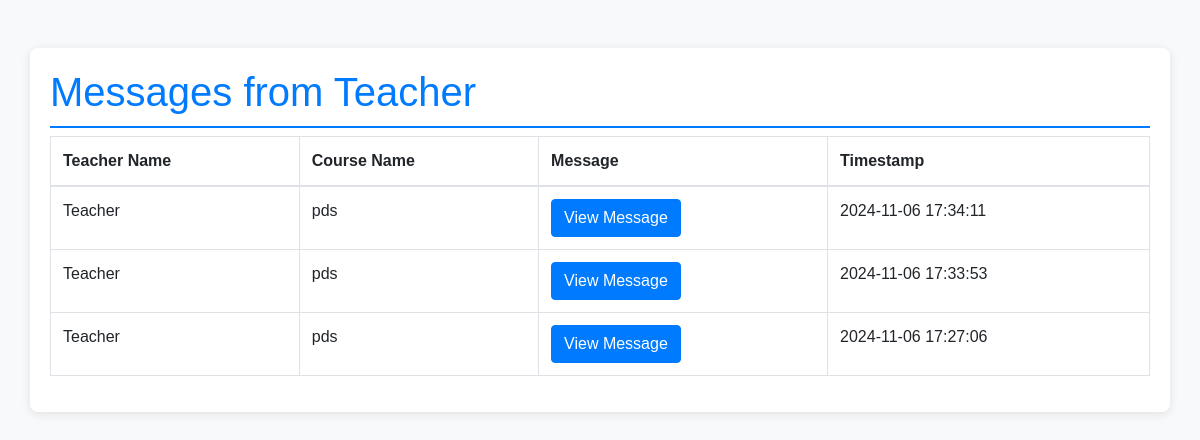
Page /parent/Parent-meeting.php (signed in) on the committed database.
### tables this page shows
CREATE TABLE `communication` (
  `id` int(11) NOT NULL,
  `teacher_id` int(11) NOT NULL,
  `student_id` int(11) NOT NULL,
  `parent_id` int(11) NOT NULL,
  `message` text NOT NULL,
  `timestamp` timestamp NOT NULL DEFAULT current_timestamp(),
  `course_id` int(11) NOT NULL
);

CREATE TABLE `accounts` (
  `id` int(11) NOT NULL,
  `type` varchar(50) NOT NULL,
  `email` varchar(50) NOT NULL,
  `password` text NOT NULL,
  `name` text NOT NULL,
  `class_id` int(11) DEFAULT NULL,
  `phone` varchar(15) NOT NULL
);

CREATE TABLE `courses` (
  `id` int(11) NOT NULL,
  `class_id` int(11) NOT NULL,
  `name` text NOT NULL,
  `category` text NOT NULL,
  `duration` text NOT NULL,
  `date` datetime NOT NULL,
  `image` text NOT NULL,
  `teacher_id` int(11) NOT NULL
);

### parent/Parent-meeting.php (the view, shortened to what this page needs)
<?php
include('../includes/config.php');
$parent_id = $_SESSION['parent_id'];
$child_query = "SELECT child_id FROM Parents WHERE id = '$parent_id'";
$child_result = mysqli_query($db_conn, $child_query);
$child_row = mysqli_fetch_assoc($child_result);
$child_id = $child_row['child_id'] ?? null;
$messages = [];
if ($child_id) {
    $message_query = "
        SELECT c.id, c.message, c.timestamp, a.name AS teacher_name, cr.name AS course_name
        FROM Communication c
        JOIN accounts a ON c.teacher_id = a.id
        JOIN Courses cr ON c.course_id = cr.id
        WHERE c.student_id = '$child_id'
        ORDER BY c.timestamp DESC
    ";
    $message_result = mysqli_query($db_conn, $message_query);
    while ($message_row = mysqli_fetch_assoc($message_result)) {
        $messages[] = $message_row;
    }
}
?>
<!DOCTYPE html>
<html lang="en">
<head>
    <link href="https://stackpath.bootstrapcdn.com/bootstrap/4.5.2/css/bootstrap.min.css" rel="stylesheet">
</head>
<body>
    <div class="container mt-5">
        <h1>Messages from Teacher</h1>
        <?php if (empty($messages)): ?>
            <p>No messages from your child's teacher.</p>
        <?php else: ?>
            <table class="table table-bordered">
                <thead>
                    <tr>
                        <th>Teacher Name</th>
                        <th>Course Name</th>
                        <th>Message</th>
                        <th>Timestamp</th>
                    </tr>
                </thead>
                <tbody>
                    <?php foreach ($messages as $msg): ?>
                        <tr>
                            <td><?= htmlspecialchars($msg['teacher_name']) ?></td>
                            <td><?= htmlspecialchars($msg['course_name']) ?></td>
                            <td>
                                <button class="btn btn-primary" data-toggle="modal" data-target="#messageModal<?= htmlspecialchars($msg['id']) ?>">View Message</button>
                            </td>
                            <td><?= htmlspecialchars($msg['timestamp']) ?></td>
                        </tr>
                    <?php endforeach; ?>
                </tbody>
            </table>
        <?php endif; ?>
    </div>
</body>
</html>

### parent/Parent-meeting.php (style rules this page uses)
body { background-color: #f8f9fa; font-family: Arial, sans-serif; }
.container { margin-top: 50px; background-color: #ffffff; padding: 20px; border-radius: 8px; box-shadow: 0 2px 10px rgba(0, 0, 0, 0.1); }
h1 { color: #007bff; border-bottom: 2px solid #007bff; padding-bottom: 10px; }

### rows in the picture
communication: teacher.name "Teacher", course.name "pds", timestamp "2024-11-06 17:34:11"
communication: teacher.name "Teacher", course.name "pds", timestamp "2024-11-06 17:33:53"
communication: teacher.name "Teacher", course.name "pds", timestamp "2024-11-06 17:27:06"
